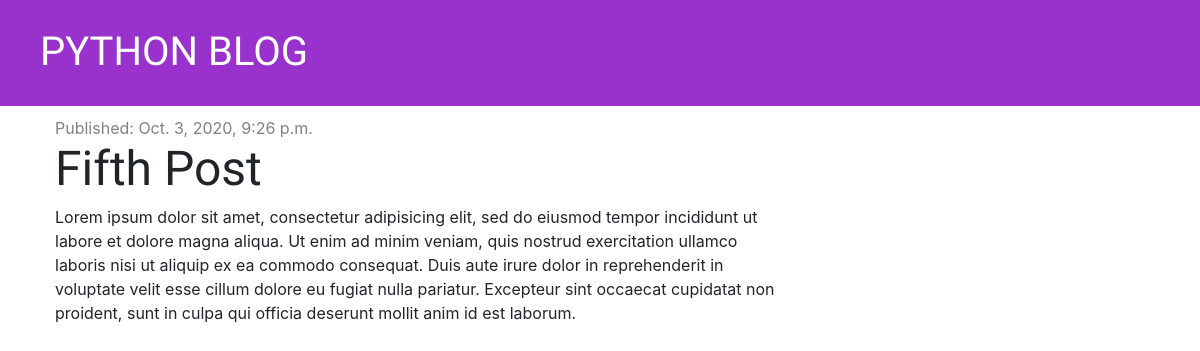
Screenshot of /post/7/ with the database file from the repository.
### blog/models.py (models this page shows, shortened)
class Post(models.Model):
    author = models.ForeignKey('auth.User', on_delete=models.CASCADE)
    title = models.CharField(max_length=200)
    text = models.TextField()
    created_date = models.DateTimeField(default=timezone.now)
    published_date = models.DateTimeField(blank=True, null=True)

### blog/views.py (the view)
# urls.py: path('post/<int:pk>/', views.post_detail, name='post_detail'),
def post_detail(request, pk):
    post = get_object_or_404(Post, pk=pk)
    context = {'post': post}
    return render(request, 'blog/post_detail.html', context)

### blog/templates/blog/post_detail.html (shortened to what this page needs)
{% extends 'blog/base.html' %}
{% block content %}
    <div class="post">
        {% if post.published_date %}
            <div class="date">
                Published: {{ post.published_date }}
            </div>
            {% else %}
            <a href="{% url 'post_publish' pk=post.pk %}"><span title="Publish"><i class="fas fa-share-square fa-2x"></i></span></a>
        {% endif %}
        <h1>{{ post.title }}</h1>
        <p>{{ post.text | linebreaksbr }}</p>
    </div>
{% endblock %}

### blog/static/css/blog.css (style rules this page uses)
h1, h2, h3, h4 { font-family: 'Tangerine', 'Inconsolata', 'Droid Sans', serif; font-size: 48px; }
.date { color: #828282; }
.post { margin-bottom: 70px; }

### rows the page displays
Post: published_date "Oct. 3, 2020, 9:26 p.m.", title "Fifth Post", text "Lorem ipsum dolor sit amet, consectetur adipisicing elit, sed do eiusmod tempor incididunt ut labore et dolore magna aliqua. Ut enim ad minim veniam, quis nostrud exercitation ullamco laboris nisi ut aliquip ex ea commodo consequat. Duis aute irure dolor in reprehenderit in voluptate velit esse cillum dolore eu fugiat nulla pariatur. Excepteur sint occaecat cupidatat non proident, sunt in culpa qui officia deserunt mollit anim id est laborum."
